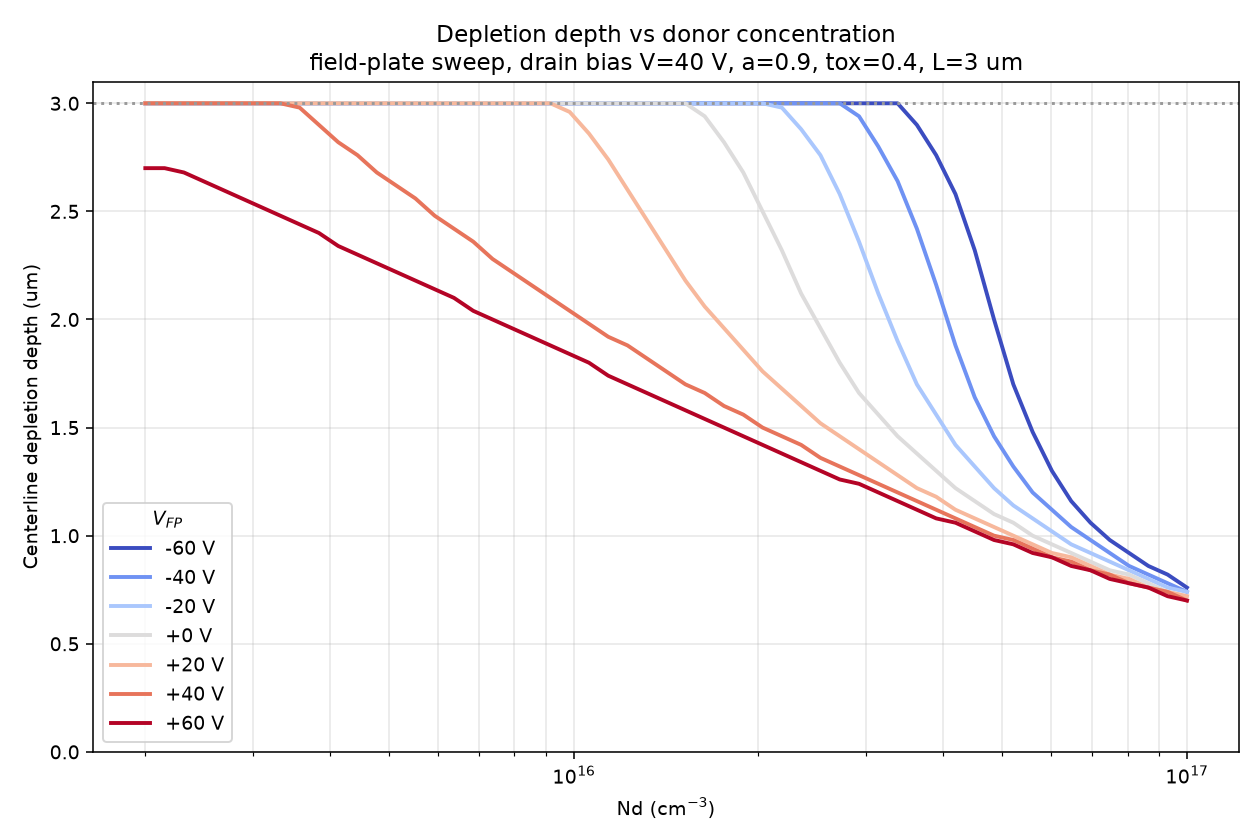

Write Python code to recreate this figure.
"""
Centerline depletion depth vs donor concentration, for different field-plate
potentials V_FP (grounded plate was the special case V_FP = 0).

Field plate at potential V_FP across the oxide changes the Si/oxide Robin
condition to   phi(x,a) + b phi_y(x,a) = V_FP ,  b = (eps_s/eps_o) t_ox.
In u = V - phi this is   u_y + u/b = (V - V_FP)/b , so the finite-volume Robin
wall load scales with (V - V_FP) instead of V:
    f_V = V*(r_top + r_wall) - V_FP*r_wall - k*1 .
A more negative plate (V_FP<0) drives stronger sidewall depletion.

Fixed geometry a=0.9 um, t_ox=0.4 um, L=3 um; fixed drain bias V (below).
"""

import numpy as np
import scipy.sparse as sp
import matplotlib
matplotlib.use("Agg")
import matplotlib.pyplot as plt

import freeboundary as fb
from vbd_vdm import eps_s, eps_I, qe, um

# ---- operator with SEPARATE top and Robin-wall load vectors ----
def build_operator_split(nx, ny, L, a, b):
    dx, dy = L/nx, a/ny
    idx = lambda i, j: i*ny + j
    N = nx*ny
    rows, cols, vals = [], [], []
    r_top = np.zeros(N); r_wall = np.zeros(N)
    ix2, iy2 = 1.0/dx**2, 1.0/dy**2
    wall = 1.0/(dy*(b + dy/2.0))
    for i in range(nx):
        for j in range(ny):
            p = idx(i, j); diag = 0.0
            if i > 0:
                rows.append(p); cols.append(idx(i-1, j)); vals.append(-ix2); diag += ix2
            else:
                diag += 2*ix2; r_top[p] += 2*ix2          # top Dirichlet u=V
            if i < nx-1:
                rows.append(p); cols.append(idx(i+1, j)); vals.append(-ix2); diag += ix2
            else:
                diag += 2*ix2                              # drain Dirichlet u=0
            if j > 0:
                rows.append(p); cols.append(idx(i, j-1)); vals.append(-iy2); diag += iy2
            if j < ny-1:
                rows.append(p); cols.append(idx(i, j+1)); vals.append(-iy2); diag += iy2
            else:
                diag += wall; r_wall[p] += wall            # Robin wall (field plate)
            rows.append(p); cols.append(p); vals.append(diag)
    A = sp.csr_matrix((vals, (rows, cols)), shape=(N, N))
    return A, r_top, r_wall, dx, dy

a, tox, L = 0.9*um, 0.4*um, 3.0*um
b = (eps_s/eps_I)*tox
nx, ny = 150, 50
A, r_top, r_wall, dx, dy = build_operator_split(nx, ny, L, a, b)

V_drain = 40.0                                   # fixed applied drain bias
VFP_list = [-60, -40, -20, 0, 20, 40, 60]
Nd_list  = np.logspace(np.log10(2e15), np.log10(1e17), 55)
cmap = plt.cm.coolwarm(np.linspace(0, 1, len(VFP_list)))

def Wcl_vs_Nd(VFP):
    out = []
    base = V_drain*(r_top + r_wall) - VFP*r_wall
    for Nd in Nd_list:
        k = qe*Nd/eps_s
        u, Z = fb.solve_obstacle(A, base - k)
        D = (~Z).reshape(nx, ny)
        out.append(D[:, 0].sum() * dx / um)       # centerline depth (um)
    return np.array(out)

fig, ax = plt.subplots(figsize=(9, 6))
for VFP, col in zip(VFP_list, cmap):
    W = Wcl_vs_Nd(VFP)
    ax.semilogx(Nd_list, W, color=col, lw=2.0, label=f"{VFP:+d} V")
    print(f"VFP={VFP:+4d} V:  Wcl(1e17)={W[-1]:.2f} um")
ax.axhline(L/um, ls=":", color="0.6")
ax.set_xlabel(r"Nd (cm$^{-3}$)"); ax.set_ylabel("Centerline depletion depth (um)")
ax.set_title(f"Depletion depth vs donor concentration\n"
             f"field-plate sweep, drain bias V={V_drain:.0f} V, a=0.9, tox=0.4, L=3 um")
ax.set_ylim(0, 3.1); ax.grid(True, which="both", alpha=0.3)
ax.legend(title=r"$V_{FP}$", loc="lower left")
fig.tight_layout(); fig.savefig("fp_sweep.png", dpi=140)
print("saved fp_sweep.png")
